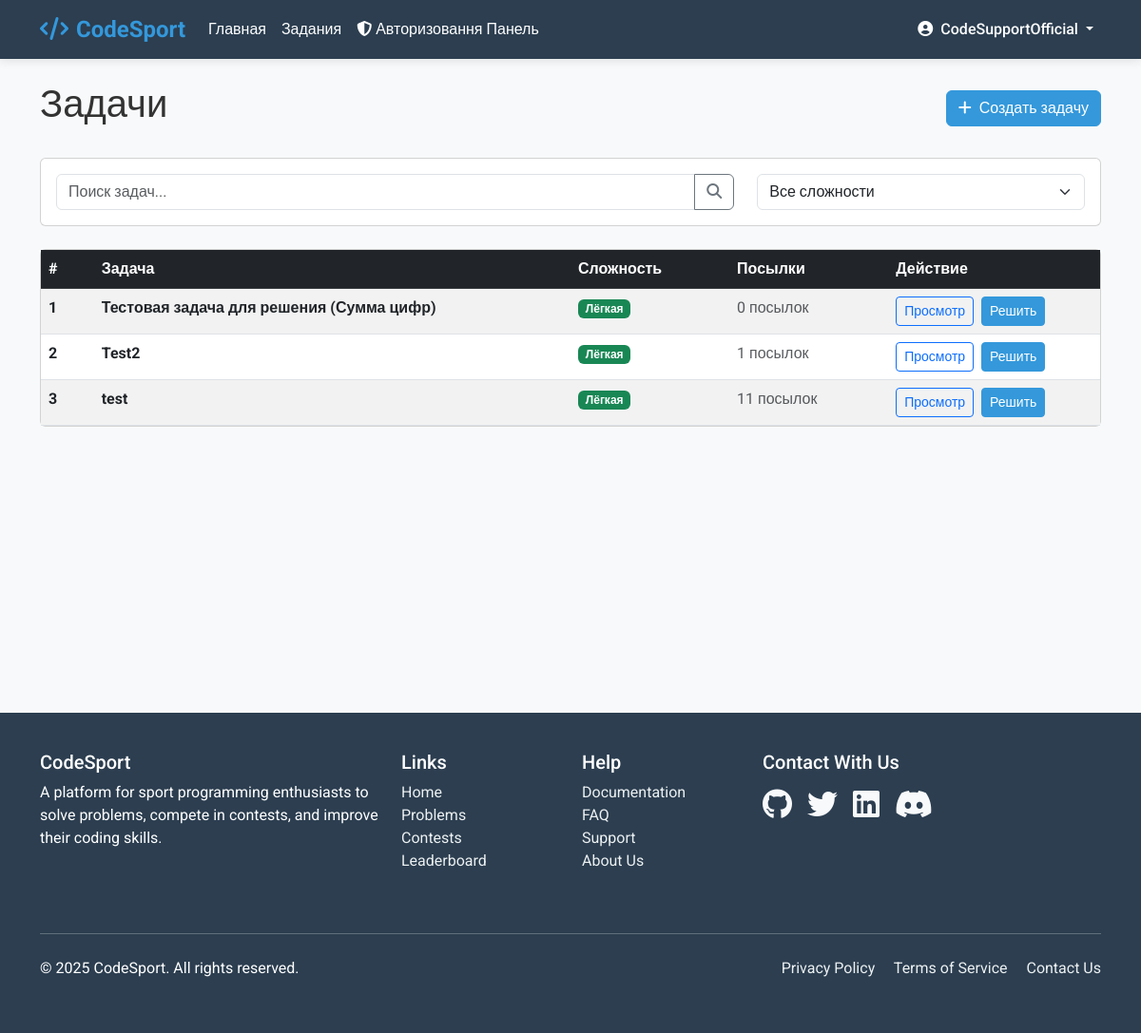
/problems/ (signed in), run on an earlier commit of the app's database.
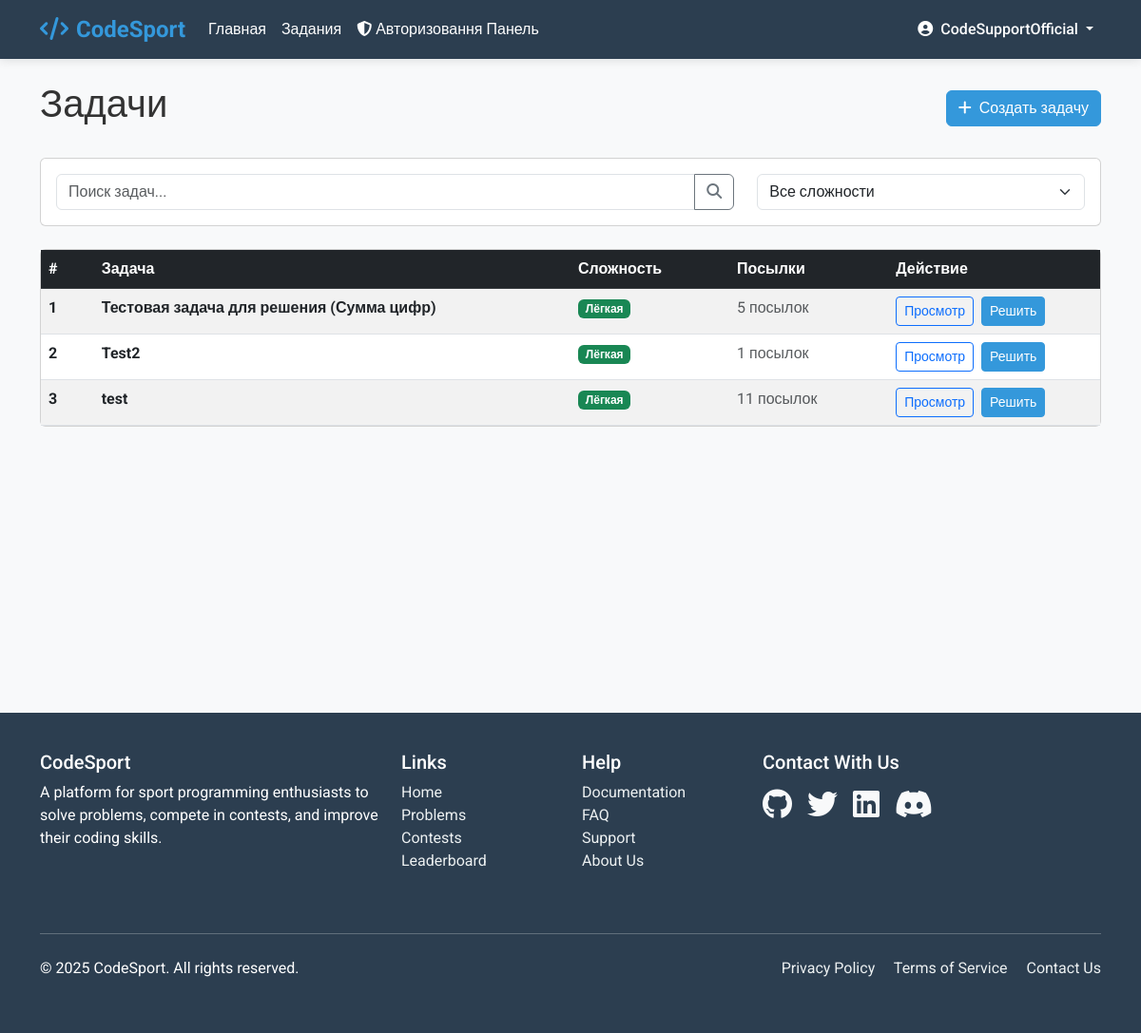
And on a later commit of the database.
### LearnApp/models.py (models this page shows, shortened)
class Problem(models.Model):
    DIFFICULTY_CHOICES = [
        ('easy', 'Easy'),
        ('medium', 'Medium'),
        ('hard', 'Hard'),
    ]
    title = models.CharField(max_length=200)
    description = models.TextField()
    author = models.ForeignKey(User, on_delete=models.CASCADE)
    created_at = models.DateTimeField(auto_now_add=True)
    difficulty = models.CharField(max_length=10, choices=DIFFICULTY_CHOICES)
    time_limit = models.IntegerField(default=1, help_text="Time limit in seconds")
    memory_limit = models.IntegerField(default=256, help_text="Memory limit in MB")
    template_code = models.TextField(blank=True, help_text="Initial code template for users")

### LearnApp/views.py (the view)
# urls.py: path('problems/', views.problems, name='problems'),
@login_required
def problems(request):
    problems_list = Problem.objects.all().order_by('-created_at')
    return render(request, 'main/problems.html', {'problems': problems_list})

### templates/main/problems.html (shortened to what this page needs)
{% extends 'base.html' %}
{% block content %}
<div class="container py-4">
    <div class="d-flex justify-content-between align-items-center mb-4">
        <h1>Задачи</h1>
        <a href="{% url 'create_problem' %}" class="btn btn-primary">
            <i class="fas fa-plus me-2"></i>Создать задачу
        </a>
    </div>
    <div class="card mb-4">
        <div class="card-body">
            <div class="row">
                <div class="col-md-8">
                    <div class="input-group">
                        <input type="text" class="form-control" placeholder="Поиск задач..." id="searchInput">
                        <button class="btn btn-outline-secondary" type="button" id="searchButton">
                            <i class="fas fa-search"></i>
                        </button>
                    </div>
                </div>
                <div class="col-md-4">
                    <select class="form-select" id="difficultyFilter">
                        <option value="">Все сложности</option>
                    </select>
                </div>
            </div>
        </div>
    </div>
    <div class="card">
        <div class="card-body p-0">
            <div class="table-responsive">
                <table class="table table-hover table-striped mb-0">
                    <thead class="table-dark">
                        <tr>
                            <th scope="col" style="width: 5%;">#</th>
                            <th scope="col" style="width: 45%;">Задача</th>
                            <th scope="col" style="width: 15%;">Сложность</th>
                            <th scope="col" style="width: 15%;">Посылки</th>
                            <th scope="col" style="width: 20%;">Действие</th>
                        </tr>
                    </thead>
                    <tbody>
                        {% for problem in problems %}
                        <tr data-difficulty="{{ problem.difficulty }}">
                            <th scope="row">{{ forloop.counter }}</th>
                            <td>
                                <a href="{% url 'problem_detail' problem.id %}" class="text-decoration-none text-dark fw-bold">
                                    {{ problem.title }}
                                </a>
                            </td>
                            <td>
                                {% if problem.difficulty == 'easy' %}
                                <span class="badge bg-success">Лёгкая</span>
                                {% elif problem.difficulty == 'medium' %}
                                <span class="badge bg-warning">Средняя</span>
                                {% else %}
                                <span class="badge bg-danger">Сложная</span>
                                {% endif %}
                            </td>
                            <td>
                                <span class="text-muted">{{ problem.submission_set.count }} посылок</span>
                            </td>
                            <td>
                                <a href="{% url 'problem_detail' problem.id %}" class="btn btn-sm btn-outline-primary me-1">Просмотр</a>
                                <a href="{% url 'submit_solution' problem.id %}" class="btn btn-sm btn-primary">Решить</a>
                            </td>
                        </tr>
                        {% empty %}
                        <tr>
                            <td colspan="5" class="text-center py-4">Пока нет доступных задач. <a href="{% url 'create_problem' %}">Создайте первую!</a></td>
                        </tr>
                        {% endfor %}
                    </tbody>
                </table>
            </div>
        </div>
    </div>
</div>
{% endblock %}

What changed in the data, as far as the page shows it:
changed Problem "Тестовая задача для решения (Сумма цифр)": submission_set.count "0" → "5"
